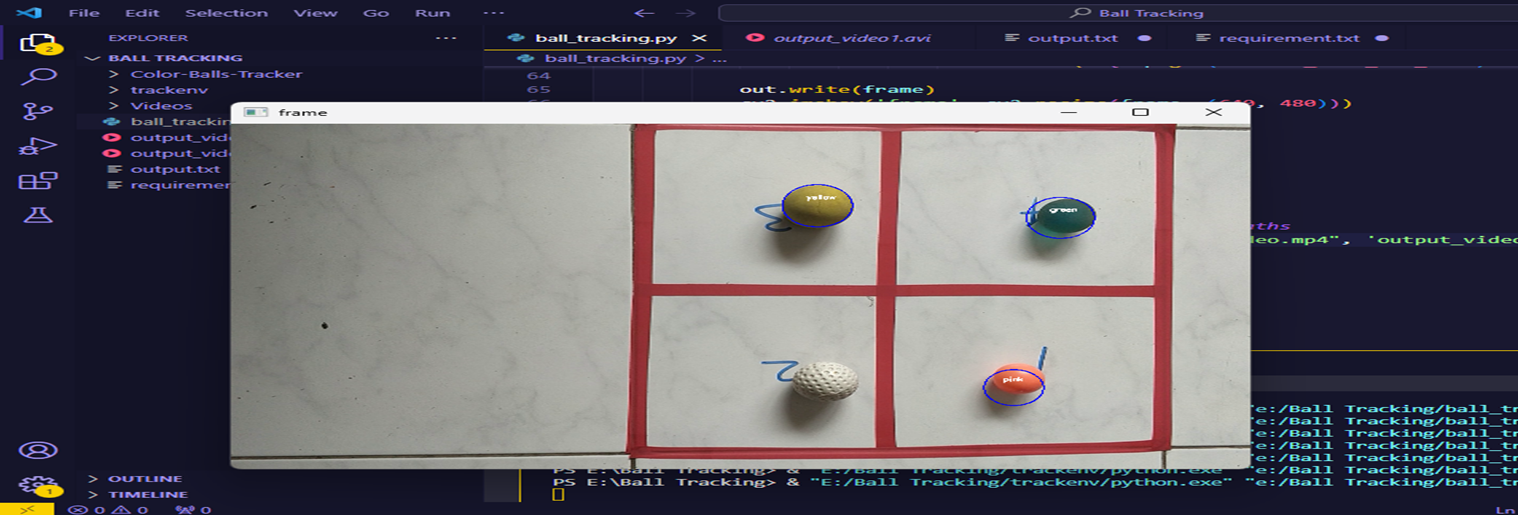
#> input picture ball tracked img.png, 1518 x 515 px, given in place of AI Assignment video.mp4, which was not available
$ python ball_tracking.py
#> lines starting #> are read from the running program, lines starting #| are printed output that depends on the picture; after the words box and inside, x2 and y2 are one past the last pixel; in counts of white or black regions, pixels touching at a corner belong together; pictures that were not available may be replaced by others from this repository, and a replacement may not be noted
# Importing libraries
import cv2
import numpy as np

# defining the color ranges for the balls in HSV color space
color_ranges = {
    'white': ([50, 10, 70], [70, 30, 90]),
    'yellow': ([20, 100, 100], [30, 255, 255]),
    'green': ([40, 50, 50], [90, 255, 100]),
    'pink': ([0, 50, 50], [10, 255, 200])
}

# defining the coordinates of the quadrants
quadrants = {
    1: ((320, 240), (640, 480)),
    2: ((0, 240), (320, 480)),
    3: ((0, 0), (320, 240)),
    4: ((320, 0), (640, 240))
}

# Creating function to track balls
def track_balls(video_path, output_path):
#> called with output_path = 'output_video1.avi'
    cap = cv2.VideoCapture(video_path)
    fourcc = cv2.VideoWriter_fourcc(*'XVID')
    out = cv2.VideoWriter(output_path, fourcc, 10.0, (640, 480))

    # Opening the text file for writing the event data
    with open('output.txt', 'w') as f:
        while cap.isOpened():
            ret, frame = cap.read()
#> frame is the input picture: shape (515, 1518, 3); mean B, G, R 102.4, 93.6, 97
            if not ret:
                break

            # Converting the frame to HSV color space
            hsv = cv2.cvtColor(frame, cv2.COLOR_BGR2HSV)
#> hsv: shape (515, 1518, 3); mean H, S, V 85.9, 80, 110.6

            for color, (lower, upper) in color_ranges.items():
                # Created a mask for the current color
                mask_color = cv2.inRange(hsv, np.array(lower), np.array(upper))
                # Perform morphological operations to remove noise
                mask_color = cv2.morphologyEx(mask_color, cv2.MORPH_OPEN, np.ones((3, 3), np.uint8), iterations=2)
                mask_color = cv2.morphologyEx(mask_color, cv2.MORPH_DILATE, np.ones((3, 3), np.uint8), iterations=1)

                # Find the contours in the mask
                contours_ball, _ = cv2.findContours(mask_color, cv2.RETR_EXTERNAL, cv2.CHAIN_APPROX_SIMPLE)

                # Loop over the contours
                for contour_ball in contours_ball:

                    if cv2.contourArea(contour_ball) > 1000: # ignored small contours
                        # minimum enclosing circle of the contour
                        (x, y), radius = cv2.minEnclosingCircle(contour_ball)
                        center = (int(x), int(y))

                        # make circle around the ball and label it with the color
                        frame = cv2.circle(frame, center, int(radius), (255, 0, 0), 2)
                        cv2.putText(frame, color, (center[0] - 20, center[1] - 20), cv2.FONT_HERSHEY_SIMPLEX, 0.6, (255, 255, 255), 2)

                        # Checking which quadrant the ball is in
                        for quadrant, (top_left, bottom_right) in quadrants.items():
                            if top_left[0] <= center[0] <= bottom_right[0] and top_left[1] <= center[1] <= bottom_right[1]:
                                # the event data to the text file
                                f.write(f'{cap.get(cv2.CAP_PROP_POS_MSEC)/1000}, {quadrant}, {color}, Entry\n')
#> this loop made 4 passes
#> pass 1, in track_balls, `mask_color = cv2.inRange(hsv, np.array(lower), np.array(upper))`:
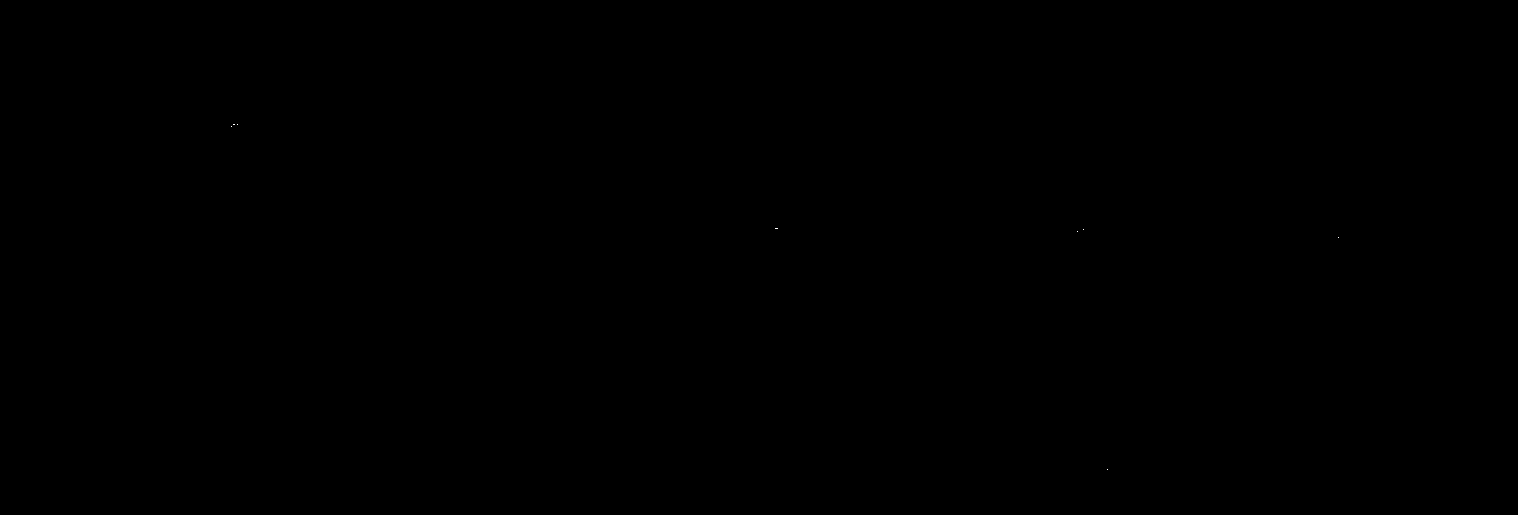
#> mask_color: shape (515, 1518); 0% white in thin lines or dots, all inside (x1, y1, x2, y2) = (231, 124, 1339, 470)
#> pass 2, in track_balls, `mask_color = cv2.inRange(hsv, np.array(lower), np.array(upper))`:
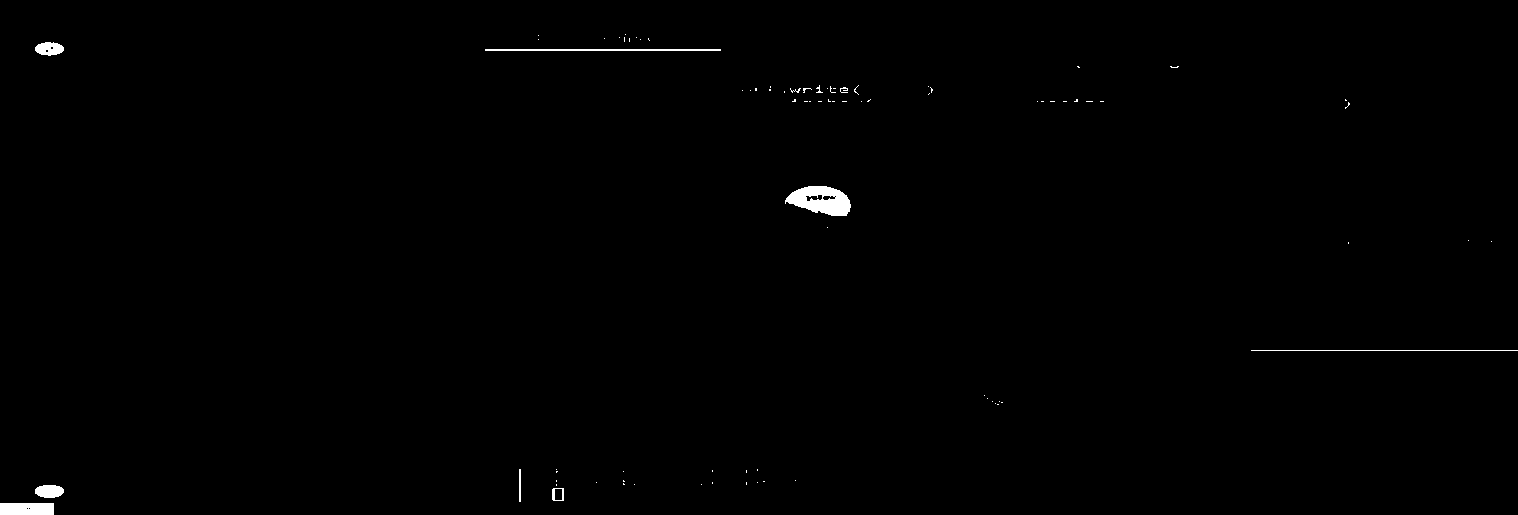
#> mask_color: shape (515, 1518); 0.48% white; 84 white regions (73 under 20 px), largest, box (x1, y1, x2, y2) and area: (785, 186, 851, 216) 1298, (0, 503, 54, 515) 646, (485, 49, 721, 51) 472
#> pass 2, in track_balls, `mask_color = cv2.morphologyEx(mask_color, cv2.MORPH_OPEN, np.ones((3, ..`:
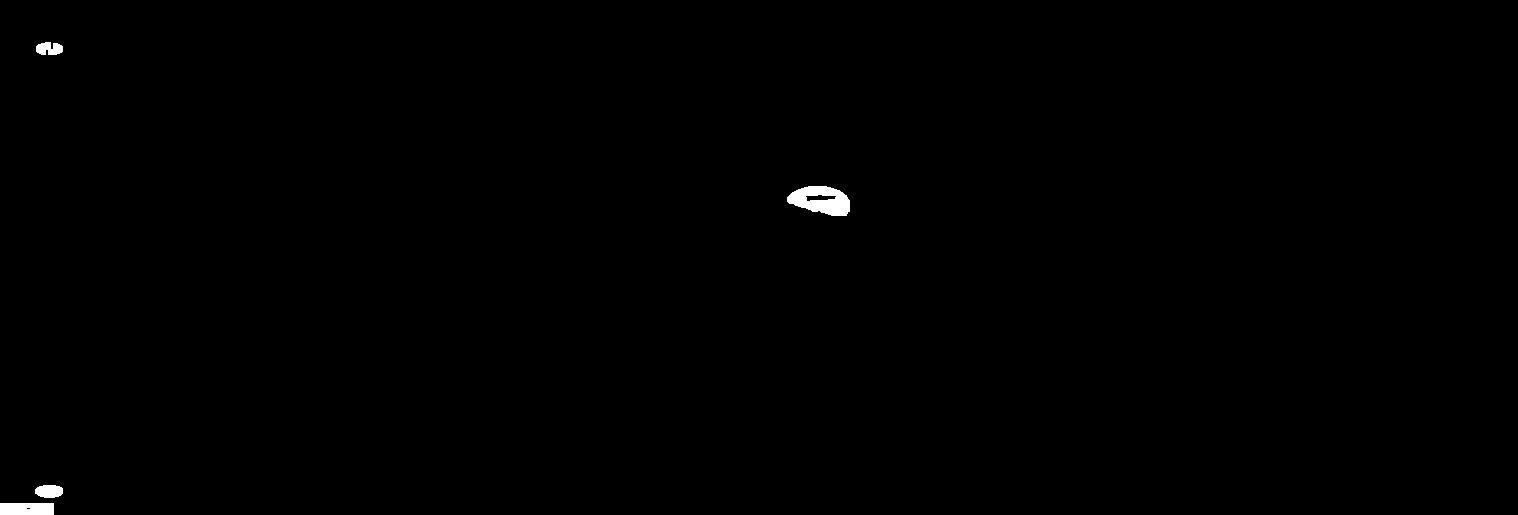
#> mask_color: shape (515, 1518); 0.32% white; 4 white regions, box (x1, y1, x2, y2) and area: (787, 186, 850, 216) 1262, (0, 503, 54, 515) 645, (35, 485, 63, 498) 304, (36, 42, 63, 55) 272
#> after the loop:
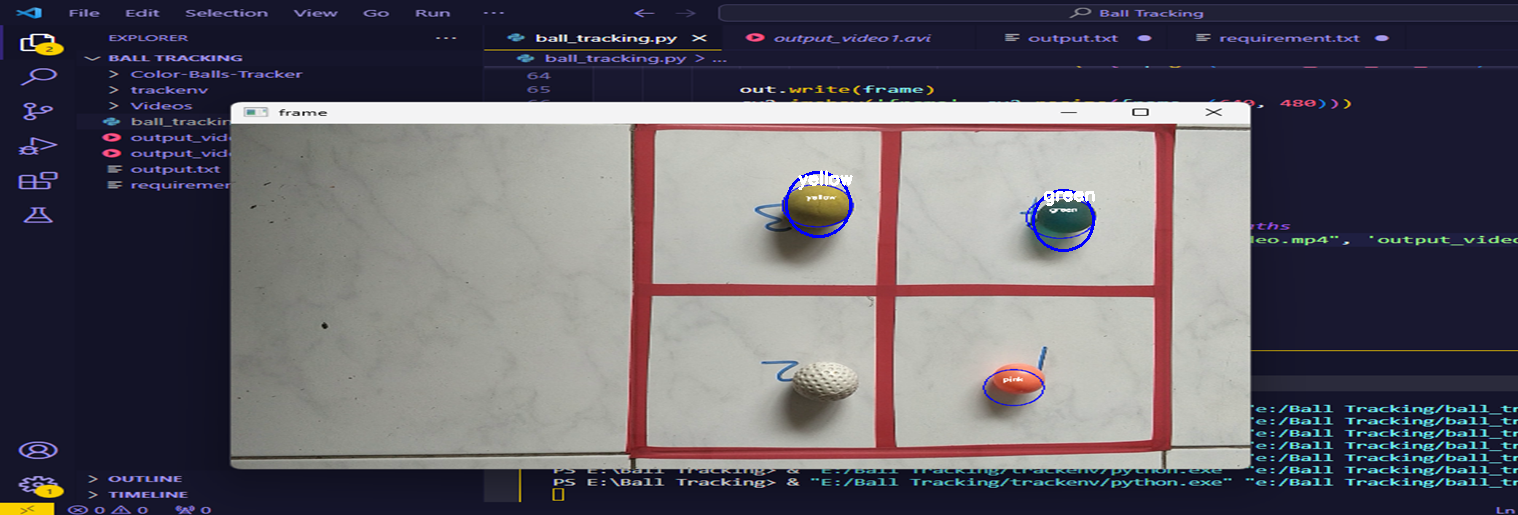
#> frame: shape (515, 1518, 3); 0.23% of pixels changed, all inside (x1, y1, x2, y2) = (785, 170, 1095, 252)
#> after the loop: mask_color: shape (515, 1518); 0.11% white; 2 white regions, box (x1, y1, x2, y2) and area: (986, 376, 1038, 400) 803, (632, 328, 639, 337) 63

            out.write(frame)
            cv2.imshow('frame', cv2.resize(frame, (640, 480)))
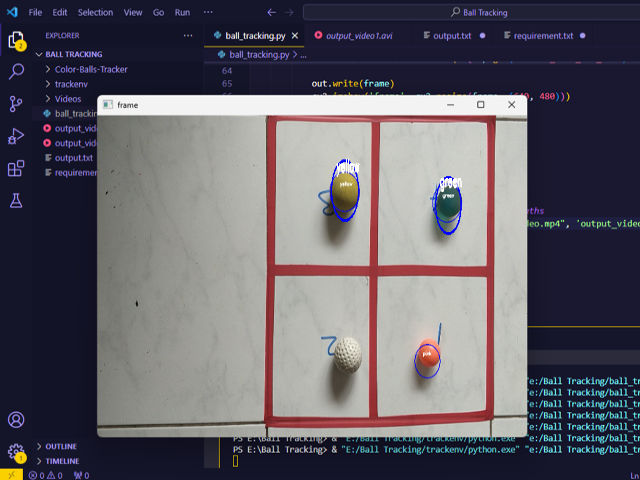
#> window 'frame': shape (480, 640, 3); mean B, G, R 102.5, 93.5, 96.8

            if cv2.waitKey(1) & 0xFF == ord('q'):
#> (key q is pressed here)
                break

    cap.release()
    out.release()
    cv2.destroyAllWindows()

# Call the function with the input and output video paths
track_balls("E:\Ball Tracking\Videos\AI Assignment video.mp4", 'output_video1.avi')
